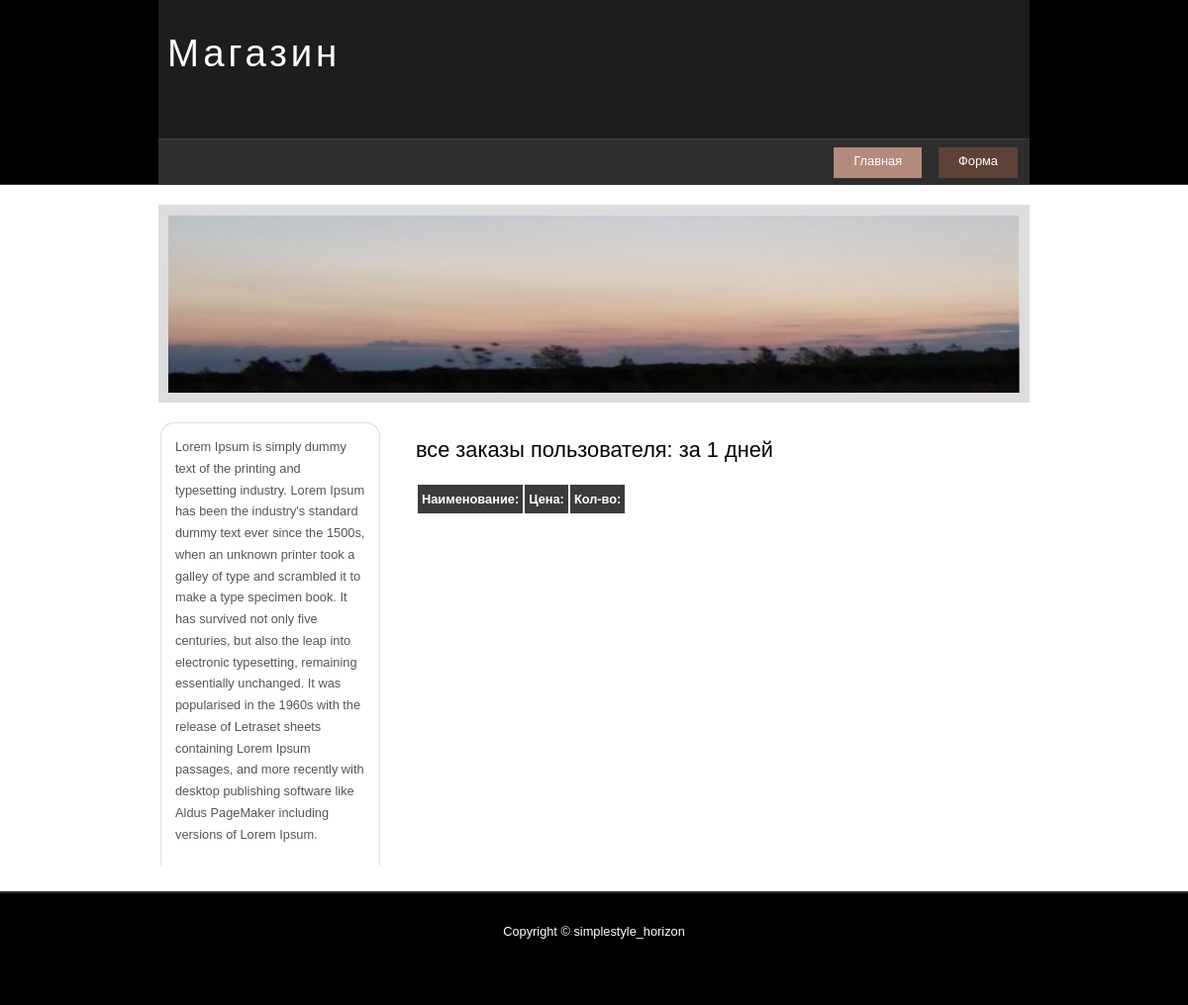
Before: /les2/all_orders_sorted/1/1/ with the older database file.
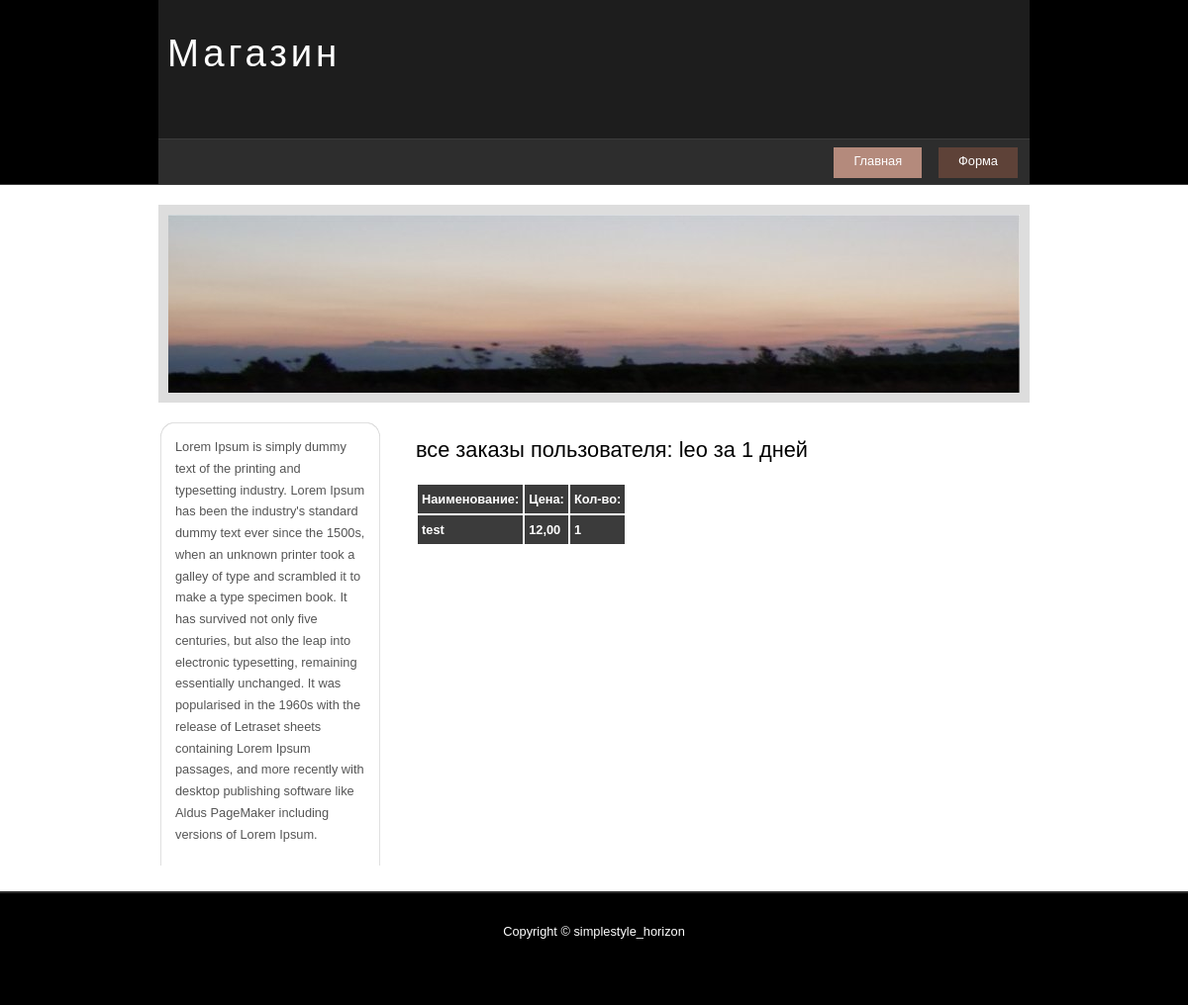
After: the same page with the newer database file.
### myapp2/models.py (models this page shows, shortened)
class User(models.Model):
    name = models.CharField(max_length=100)
    email = models.EmailField()
    password = models.CharField(max_length=100)
    phone = models.CharField(max_length=20)
    address = models.CharField(max_length=100)
    date_registration = models.DateField(auto_now_add=True)

class Product(models.Model):
    product_name = models.CharField(max_length=100)
    category = models.ForeignKey(Category, on_delete=models.CASCADE)
    product_description = models.TextField()
    price_product = models.DecimalField(max_digits=8, decimal_places=2)
    quantity_product = models.IntegerField()
    image = models.ImageField(upload_to='images')
    date_add_product = models.DateField(auto_now_add=True)

### myapp2/views.py (the view)
# urls.py: path('all_orders_sorted/<int:user_id>/<int:days_ago>/', all_orders_sorted, name='all_orders_sorted'),
def all_orders_sorted(request, user_id, days_ago):
    products = []
    product_list = []
    now = date.today()
    before = now - timedelta(days=days_ago)
    user = User.objects.filter(pk=user_id).first()
    orders = Order.objects.filter(customer=user, date_ordered__range=(before, now)).all()
    for order in orders:
        products = order.products.all()
        for product in products:
            if product not in product_list:
                product_list.append(product)
    return render(request, 'myapp2/all_orders_sorted.html', {'user': user,
                                                             'product_list': product_list, 'days': days_ago})

### myapp2/templates/myapp2/all_orders_sorted.html
{% extends 'myapp2/base.html' %}
{% block content %}
        <h1>все заказы пользователя: {{ user.name }} за {{ days }} дней</h1>
        <table>
           <tr><th>Наименование:</th><th>Цена:</th><th>Кол-во:</th></tr>
           {% for i in product_list %}
           <tr><th>{{ i.product_name }}</th><th>{{ i.price_product }}</th><th>{{ i.quantity_product }}</th></tr>
           {% endfor %}
       </table>
{% endblock %}

Changed rows visible on the page:
added User: name "leo"
added Product: product_name "test", price_product "12,00", quantity_product "1"
